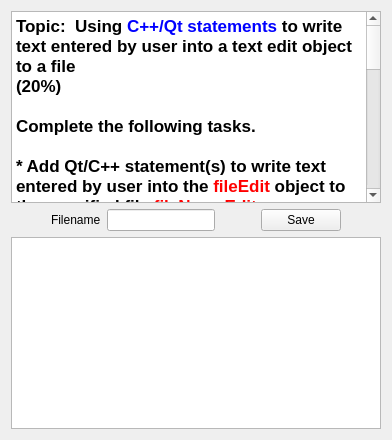
      <widget class="QWidget" name="tab">
       <attribute name="title">
        <string>P01</string>
       </attribute>
       <layout class="QVBoxLayout" name="verticalLayout_2">
        <item>
         <widget class="QTextBrowser" name="textBrowser_8">
          <property name="html">
           <string>&lt;!DOCTYPE HTML PUBLIC &quot;-//W3C//DTD HTML 4.0//EN&quot; &quot;http://www.w3.org/TR/REC-html40/strict.dtd&quot;&gt;
&lt;html&gt;&lt;head&gt;&lt;meta name=&quot;qrichtext&quot; content=&quot;1&quot; /&gt;&lt;style type=&quot;text/css&quot;&gt;
p, li { white-space: pre-wrap; }
&lt;/style&gt;&lt;/head&gt;&lt;body style=&quot; font-family:'Noto Sans'; font-size:10pt; font-weight:400; font-style:normal;&quot;&gt;
&lt;p style=&quot; margin-top:0px; margin-bottom:0px; margin-left:0px; margin-right:0px; -qt-block-indent:0; text-indent:0px;&quot;&gt;&lt;span style=&quot; font-family:'.Lucida Grande UI'; font-size:13pt; font-weight:600;&quot;&gt;Topic:  Using &lt;/span&gt;&lt;span style=&quot; font-family:'.Lucida Grande UI'; font-size:13pt; font-weight:600; color:#0000ff;&quot;&gt;C++/Qt statements&lt;/span&gt;&lt;span style=&quot; font-family:'.Lucida Grande UI'; font-size:13pt; font-weight:600;&quot;&gt; to write text entered by user into a text edit object to a file &lt;/span&gt;&lt;/p&gt;
&lt;p style=&quot; margin-top:0px; margin-bottom:0px; margin-left:0px; margin-right:0px; -qt-block-indent:0; text-indent:0px;&quot;&gt;&lt;span style=&quot; font-family:'.Lucida Grande UI'; font-size:13pt; font-weight:600;&quot;&gt;(20%)&lt;/span&gt;&lt;/p&gt;
&lt;p style=&quot;-qt-paragraph-type:empty; margin-top:0px; margin-bottom:0px; margin-left:0px; margin-right:0px; -qt-block-indent:0; text-indent:0px; font-family:'.Lucida Grande UI'; font-size:13pt; font-weight:600;&quot;&gt;&lt;br /&gt;&lt;/p&gt;
&lt;p style=&quot; margin-top:0px; margin-bottom:0px; margin-left:0px; margin-right:0px; -qt-block-indent:0; text-indent:0px;&quot;&gt;&lt;span style=&quot; font-family:'.Lucida Grande UI'; font-size:13pt; font-weight:600;&quot;&gt;Complete the following tasks.&lt;/span&gt;&lt;/p&gt;
&lt;p style=&quot;-qt-paragraph-type:empty; margin-top:0px; margin-bottom:0px; margin-left:0px; margin-right:0px; -qt-block-indent:0; text-indent:0px; font-family:'.Lucida Grande UI'; font-size:13pt; font-weight:600;&quot;&gt;&lt;br /&gt;&lt;/p&gt;
&lt;p style=&quot; margin-top:0px; margin-bottom:0px; margin-left:0px; margin-right:0px; -qt-block-indent:0; text-indent:0px;&quot;&gt;&lt;span style=&quot; font-family:'.Lucida Grande UI'; font-size:13pt; font-weight:600;&quot;&gt;* Add Qt/C++ statement(s) to write text entered by user into the &lt;/span&gt;&lt;span style=&quot; font-family:'.Lucida Grande UI'; font-size:13pt; font-weight:600; color:#ff0000;&quot;&gt;fileEdit&lt;/span&gt;&lt;span style=&quot; font-family:'.Lucida Grande UI'; font-size:13pt; font-weight:600; color:#000000;&quot;&gt; object to&lt;/span&gt;&lt;span style=&quot; font-family:'.Lucida Grande UI'; font-size:13pt; font-weight:600;&quot;&gt; the specified file &lt;/span&gt;&lt;span style=&quot; font-family:'.Lucida Grande UI'; font-size:13pt; font-weight:600; color:#ff0000;&quot;&gt;fileNameEdit&lt;/span&gt;&lt;span style=&quot; font-family:'.Lucida Grande UI'; font-size:13pt; font-weight:600;&quot;&gt; upon clicking of the &lt;/span&gt;&lt;span style=&quot; font-family:'.Lucida Grande UI'; font-size:13pt; font-weight:600; color:#ff0000;&quot;&gt;saveButton&lt;/span&gt;&lt;span style=&quot; font-family:'.Lucida Grande UI'; font-size:13pt; font-weight:600;&quot;&gt; &lt;/span&gt;&lt;/p&gt;
&lt;p style=&quot;-qt-paragraph-type:empty; margin-top:0px; margin-bottom:0px; margin-left:0px; margin-right:0px; -qt-block-indent:0; text-indent:0px; font-family:'.Lucida Grande UI'; font-size:13pt; font-weight:600; color:#0000ff;&quot;&gt;&lt;br /&gt;&lt;/p&gt;
&lt;p style=&quot; margin-top:0px; margin-bottom:0px; margin-left:0px; margin-right:0px; -qt-block-indent:0; text-indent:0px;&quot;&gt;&lt;span style=&quot; font-family:'.Lucida Grande UI'; font-size:13pt; font-weight:600; color:#000000;&quot;&gt;* Add Qt/C++ statements to validate the filename entered into&lt;/span&gt;&lt;span style=&quot; font-family:'.Lucida Grande UI'; font-size:13pt; font-weight:600; color:#0000ff;&quot;&gt; fileNameEdit&lt;/span&gt;&lt;/p&gt;
&lt;p style=&quot; margin-top:0px; margin-bottom:0px; margin-left:0px; margin-right:0px; -qt-block-indent:0; text-indent:0px;&quot;&gt;&lt;span style=&quot; font-family:'.Lucida Grande UI'; font-size:13pt; font-weight:600; color:#0000ff;&quot;&gt;(Filenames must have the form  &lt;/span&gt;&lt;span style=&quot; font-family:'.Lucida Grande UI'; font-size:13pt; font-weight:600; color:#000000;&quot;&gt;XD.txt&lt;/span&gt;&lt;span style=&quot; font-family:'.Lucida Grande UI'; font-size:13pt; font-weight:600; color:#0000ff;&quot;&gt;  where X is one upper or lowercase letter, D is one digit 0-9 and &lt;/span&gt;&lt;span style=&quot; font-family:'.Lucida Grande UI'; font-size:13pt; font-weight:600; color:#ff0300;&quot;&gt;.txt&lt;/span&gt;&lt;span style=&quot; font-family:'.Lucida Grande UI'; font-size:13pt; font-weight:600; color:#0000ff;&quot;&gt; is the file extension)&lt;/span&gt;&lt;/p&gt;
&lt;p style=&quot;-qt-paragraph-type:empty; margin-top:0px; margin-bottom:0px; margin-left:0px; margin-right:0px; -qt-block-indent:0; text-indent:0px; font-family:'.Lucida Grande UI'; font-size:13pt; font-weight:600; color:#0000ff;&quot;&gt;&lt;br /&gt;&lt;/p&gt;
&lt;p style=&quot; margin-top:0px; margin-bottom:0px; margin-left:0px; margin-right:0px; -qt-block-indent:0; text-indent:0px;&quot;&gt;&lt;span style=&quot; font-family:'.Lucida Grande UI'; font-size:13pt; font-weight:600; color:#000000;&quot;&gt;* Add Qt/C++ statement(s) that will display the filename entered into the status bar&lt;/span&gt;&lt;/p&gt;
&lt;p style=&quot;-qt-paragraph-type:empty; margin-top:0px; margin-bottom:0px; margin-left:0px; margin-right:0px; -qt-block-indent:0; text-indent:0px; font-family:'.Lucida Grande UI'; font-size:13pt;&quot;&gt;&lt;br /&gt;&lt;/p&gt;
&lt;p style=&quot; margin-top:0px; margin-bottom:0px; margin-left:0px; margin-right:0px; -qt-block-indent:0; text-indent:0px;&quot;&gt;&lt;span style=&quot; font-family:'.Lucida Grande UI'; font-size:13pt; font-weight:600; color:#000000;&quot;&gt;* Add &lt;/span&gt;&lt;span style=&quot; font-family:'.Lucida Grande UI'; font-size:13pt; font-weight:600;&quot;&gt;Qt/C++ statement(s) to&lt;/span&gt;&lt;span style=&quot; font-family:'.Lucida Grande UI'; font-size:13pt; font-weight:600; color:#000000;&quot;&gt; erase saved text from the &lt;/span&gt;&lt;span style=&quot; font-family:'.Lucida Grande UI'; font-size:13pt; font-weight:600; color:#ff0000;&quot;&gt;fileEdit&lt;/span&gt;&lt;span style=&quot; font-family:'.Lucida Grande UI'; font-size:13pt; font-weight:600; color:#000000;&quot;&gt; object and filename from &lt;/span&gt;&lt;span style=&quot; font-family:'.Lucida Grande UI'; font-size:13pt; font-weight:600; color:#ff0000;&quot;&gt;fileEdit&lt;/span&gt;&lt;span style=&quot; font-family:'.Lucida Grande UI'; font-size:13pt; font-weight:600; color:#000000;&quot;&gt; object&lt;/span&gt;&lt;/p&gt;
&lt;p style=&quot;-qt-paragraph-type:empty; margin-top:0px; margin-bottom:0px; margin-left:0px; margin-right:0px; -qt-block-indent:0; text-indent:0px; font-family:'.Lucida Grande UI'; font-size:13pt; font-weight:600; color:#000000;&quot;&gt;&lt;br /&gt;&lt;/p&gt;
&lt;p style=&quot; margin-top:0px; margin-bottom:0px; margin-left:0px; margin-right:0px; -qt-block-indent:0; text-indent:0px;&quot;&gt;&lt;span style=&quot; font-family:'.Lucida Grande UI'; font-size:13pt; font-weight:600;&quot;&gt;HINT:  the object names are &lt;/span&gt;&lt;span style=&quot; font-family:'.Lucida Grande UI'; font-size:13pt; font-weight:600; color:#ff0000;&quot;&gt;fileEdit&lt;/span&gt;&lt;span style=&quot; font-family:'.Lucida Grande UI'; font-size:13pt; font-weight:600;&quot;&gt;, &lt;/span&gt;&lt;span style=&quot; font-family:'.Lucida Grande UI'; font-size:13pt; font-weight:600; color:#ff0000;&quot;&gt;fileNameEdit&lt;/span&gt;&lt;span style=&quot; font-family:'.Lucida Grande UI'; font-size:13pt; font-weight:600;&quot;&gt;, and &lt;/span&gt;&lt;span style=&quot; font-family:'.Lucida Grande UI'; font-size:13pt; font-weight:600; color:#ff0000;&quot;&gt;saveButton&lt;/span&gt;&lt;/p&gt;
&lt;p style=&quot;-qt-paragraph-type:empty; margin-top:0px; margin-bottom:0px; margin-left:0px; margin-right:0px; -qt-block-indent:0; text-indent:0px; font-family:'.Lucida Grande UI'; font-size:13pt; font-weight:600; color:#000000;&quot;&gt;&lt;br /&gt;&lt;/p&gt;
&lt;p style=&quot; margin-top:0px; margin-bottom:0px; margin-left:0px; margin-right:0px; -qt-block-indent:0; text-indent:0px;&quot;&gt;&lt;span style=&quot; font-family:'.Lucida Grande UI'; font-size:13pt; font-weight:600; color:#000000;&quot;&gt;HINT:  a period may be included in a regular expression as  &lt;/span&gt;&lt;span style=&quot; font-family:'.Lucida Grande UI'; font-size:14pt; font-weight:600; color:#0000ff;&quot;&gt;\\.&lt;/span&gt;&lt;/p&gt;
&lt;p style=&quot;-qt-paragraph-type:empty; margin-top:0px; margin-bottom:0px; margin-left:0px; margin-right:0px; -qt-block-indent:0; text-indent:0px; font-family:'.Lucida Grande UI'; font-size:13pt; font-weight:600; color:#000000;&quot;&gt;&lt;br /&gt;&lt;/p&gt;
&lt;p style=&quot; margin-top:0px; margin-bottom:0px; margin-left:0px; margin-right:0px; -qt-block-indent:0; text-indent:0px;&quot;&gt;&lt;span style=&quot; font-family:'.Lucida Grande UI'; font-size:13pt; font-weight:600; color:#ff0000;&quot;&gt;Do NOT use the Designer tool to modify the form itself or you will receive&lt;/span&gt;&lt;span style=&quot; font-family:'.Lucida Grande UI'; font-size:13pt; font-weight:600; color:#000000;&quot;&gt; zero credit (0 points).&lt;/span&gt;&lt;/p&gt;&lt;/body&gt;&lt;/html&gt;</string>
          </property>
         </widget>
        </item>
        <item>
         <layout class="QHBoxLayout" name="horizontalLayout">
          <item>
           <spacer name="horizontalSpacer_9">
            <property name="orientation">
             <enum>Qt::Horizontal</enum>
            </property>
            <property name="sizeHint" stdset="0">
             <size>
              <width>40</width>
              <height>20</height>
             </size>
            </property>
           </spacer>
          </item>
          <item>
           <widget class="QLabel" name="label">
            <property name="text">
             <string>Filename</string>
            </property>
           </widget>
          </item>
          <item>
           <widget class="QLineEdit" name="fileNameEdit"/>
          </item>
          <item>
           <spacer name="horizontalSpacer">
            <property name="orientation">
             <enum>Qt::Horizontal</enum>
            </property>
            <property name="sizeHint" stdset="0">
             <size>
              <width>40</width>
              <height>20</height>
             </size>
            </property>
           </spacer>
          </item>
          <item>
           <widget class="QPushButton" name="saveButton">
            <property name="text">
             <string>Save</string>
            </property>
           </widget>
          </item>
          <item>
           <spacer name="horizontalSpacer_2">
            <property name="orientation">
             <enum>Qt::Horizontal</enum>
            </property>
            <property name="sizeHint" stdset="0">
             <size>
              <width>40</width>
              <height>20</height>
             </size>
            </property>
           </spacer>
          </item>
         </layout>
        </item>
        <item>
         <widget class="QTextEdit" name="fileEdit"/>
        </item>
       </layout>
      </widget>
